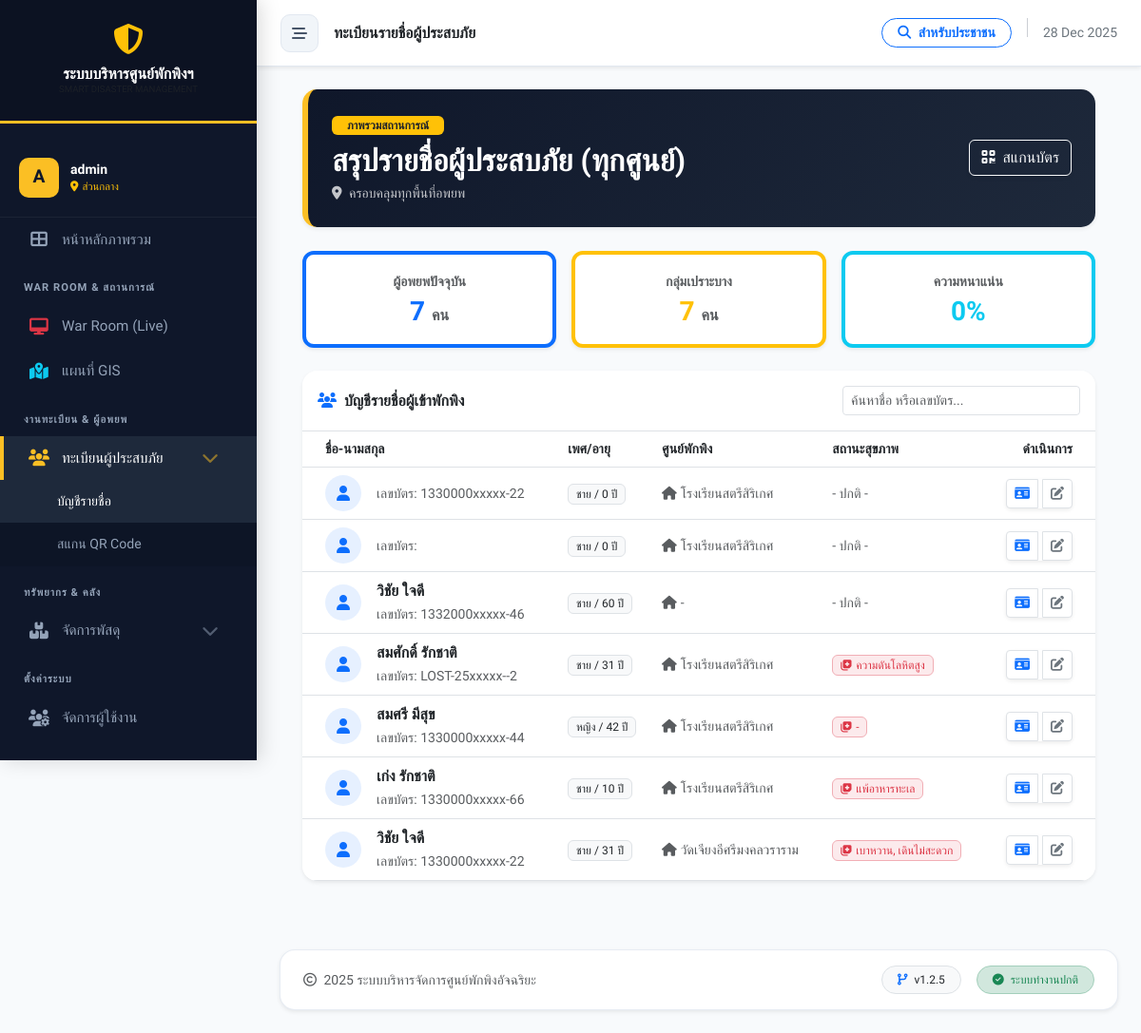
/evacuee_list.php (signed in), run on the app's committed database.
### tables this page shows
CREATE TABLE `evacuees` (
  `id` int(11) NOT NULL,
  `incident_id` int(11) NOT NULL,
  `shelter_id` int(11) DEFAULT NULL,
  `stay_type` enum('in_center','out_center') DEFAULT 'in_center',
  `stay_detail` text DEFAULT NULL COMMENT 'รายละเอียดที่พัก (กรณีพักนอกศูนย์)',
  `id_card` varchar(13) DEFAULT NULL COMMENT 'เลขบัตรประชาชน',
  `id_card_address` text DEFAULT NULL,
  `current_address` text DEFAULT NULL,
  `address_card` text DEFAULT NULL COMMENT 'ที่อยู่ตามบัตรประชาชน',
  `prefix` varchar(20) DEFAULT NULL,
  `first_name` varchar(100) NOT NULL,
  `last_name` varchar(100) NOT NULL,
  `phone` varchar(20) DEFAULT NULL,
  `address` text DEFAULT NULL,
  `health_status` varchar(100) DEFAULT 'Normal',
  `needs` text DEFAULT NULL,
  `gender` enum('male','female','other') DEFAULT NULL,
  `age` int(3) DEFAULT NULL,
  `health_condition` text DEFAULT NULL COMMENT 'โรคประจำตัว/ยาที่แพ้',
  `vulnerable_detail` varchar(255) DEFAULT NULL,
  `registered_by` int(11) DEFAULT NULL COMMENT 'ID เจ้าหน้าที่ที่ลงทะเบียนให้',
  `check_in_date` datetime NOT NULL DEFAULT current_timestamp(),
  `check_out_date` datetime DEFAULT NULL,
  `updated_at` datetime DEFAULT NULL ON UPDATE current_timestamp(),
  `created_at` datetime NOT NULL DEFAULT current_timestamp(),
  `triage_level` enum('green','yellow','red') DEFAULT 'green',
  `medical_condition` text DEFAULT NULL COMMENT 'อาการ/โรคประจำตัว',
  `drug_allergy` text DEFAULT NULL COMMENT 'ประวัติการแพ้ยา',
  `last_medical_check` datetime DEFAULT NULL,
  `id_card_no` varchar(20) DEFAULT NULL,
  `id_card_moo` varchar(10) DEFAULT NULL,
  `id_card_subdistrict` varchar(100) DEFAULT NULL,
  `id_card_district` varchar(100) DEFAULT NULL,
  `id_card_province` varchar(100) DEFAULT NULL,
  `id_card_zipcode` varchar(10) DEFAULT NULL,
  `current_no` varchar(20) DEFAULT NULL,
  `current_moo` varchar(10) DEFAULT NULL,
  `current_subdistrict` varchar(100) DEFAULT NULL,
  `current_district` varchar(100) DEFAULT NULL,
  `current_province` varchar(100) DEFAULT NULL,
  `current_zipcode` varchar(10) DEFAULT NULL,
  `id_type` enum('thai_id','passport','other','none') DEFAULT 'thai_id',
  `birth_date` date DEFAULT NULL,
  `religion` varchar(50) DEFAULT NULL,
  `occupation` varchar(100) DEFAULT NULL,
  `skills` text DEFAULT NULL,
  `dietary_restriction` varchar(255) DEFAULT NULL,
  `emergency_contact_name` varchar(255) DEFAULT NULL,
  `emergency_contact_phone` varchar(20) DEFAULT NULL,
  `family_code` varchar(50) DEFAULT NULL COMMENT 'รหัสกลุ่มครอบครัว',
  `is_family_head` tinyint(1) DEFAULT 0,
  `vulnerable_type` text DEFAULT NULL COMMENT 'เก็บข้อมูลแบบ comma-separated',
  `created_by` int(11) DEFAULT NULL
);

CREATE TABLE `shelters` (
  `id` int(11) NOT NULL,
  `incident_id` int(11) NOT NULL COMMENT 'ผูกกับเหตุการณ์ไหน',
  `name` varchar(200) NOT NULL COMMENT 'ชื่อศูนย์',
  `location` text NOT NULL COMMENT 'ที่ตั้ง',
  `district` varchar(100) DEFAULT NULL,
  `province` varchar(100) DEFAULT NULL,
  `latitude` decimal(10,8) DEFAULT NULL,
  `longitude` decimal(11,8) DEFAULT NULL,
  `capacity` int(11) NOT NULL DEFAULT 0 COMMENT 'ความจุสูงสุด',
  `contact_person` varchar(255) DEFAULT NULL,
  `contact_phone` varchar(20) DEFAULT NULL,
  `status` enum('open','full','closed') NOT NULL DEFAULT 'open',
  `last_updated` datetime DEFAULT NULL,
  `created_at` datetime DEFAULT current_timestamp()
);

### includes/functions.php (called while the page is built, shortened)
<?php
function maskIDCard($id_card) {
    if (strlen($id_card) < 13) return $id_card;
    return substr($id_card, 0, 7) . 'xxxxx-' . substr($id_card, 11, 2);
}

### evacuee_list.php (the view, shortened to what this page needs)
<?php
require_once 'config/db.php';
require_once 'includes/functions.php';
$role = $_SESSION['role'] ?? 'guest';
$sess_shelter_id = $_SESSION['shelter_id'] ?? 0;
$shelter_id = $_GET['shelter_id'] ?? '';
if (empty($shelter_id)) {
    $shelter_id = ($role === 'admin') ? 'all' : ($sess_shelter_id ?: 'all');
}
$page = isset($_GET['page']) ? (int)$_GET['page'] : 1;
$limit = 20;
$offset = ($page - 1) * $limit;
try {
    if ($shelter_id === 'all') {
        $shelter = [
            'id' => 'all',
            'name' => 'สรุปรายชื่อผู้ประสบภัย (ทุกศูนย์)',
            'incident_name' => 'ภาพรวมสถานการณ์',
            'location' => 'ครอบคลุมทุกพื้นที่อพยพ',
            'contact_phone' => 'สายด่วน 1784',
            'capacity' => 0
        ];
        $res_cap = $conn->query("SELECT SUM(capacity) as total_cap FROM shelters");
        $row_cap = $res_cap->fetch_assoc();
        $shelter['capacity'] = $row_cap['total_cap'] ?: 0;
        $sql_count = "SELECT COUNT(*) as total FROM evacuees WHERE check_out_date IS NULL";
        $total_records = $conn->query($sql_count)->fetch_assoc()['total'];
        $sql_list = "SELECT e.*, s.name as shelter_name
                     FROM evacuees e
                     LEFT JOIN shelters s ON e.shelter_id = s.id
                     WHERE e.check_out_date IS NULL
                     ORDER BY e.created_at DESC LIMIT ?, ?";
        $stmt = $conn->prepare($sql_list);
        $stmt->bind_param("ii", $offset, $limit);
    }
    $stmt->execute();
    $evacuees = $stmt->get_result()->fetch_all(MYSQLI_ASSOC);
    $where_vun = ($shelter_id === 'all') ? "WHERE check_out_date IS NULL" : "WHERE shelter_id = " . (int)$shelter_id . " AND check_out_date IS NULL";
    $sql_vun = "SELECT COUNT(*) as v_count FROM evacuees $where_vun AND (age < 15 OR age >= 60 OR (health_condition != '' AND health_condition IS NOT NULL))";
    $vulnerable_count = $conn->query($sql_vun)->fetch_assoc()['v_count'];
} catch (Exception $e) {
    error_log($e->getMessage());
    die("<div class='container mt-5 alert alert-danger'>เกิดข้อผิดพลาดในการเชื่อมต่อข้อมูล: " . $e->getMessage() . "</div>");
}
include 'includes/header.php';
?>
<div class="container-fluid px-4">
    <div class="shelter-header shadow-sm">
        <div class="row align-items-center">
            <div class="col-md-7">
                <span class="badge bg-warning text-dark mb-2 px-3"><?php echo htmlspecialchars($shelter['incident_name']); ?></span>
                <h2 class="fw-bold mb-1"><?php echo htmlspecialchars($shelter['name']); ?></h2>
                <div class="opacity-75 small">
                    <i class="fas fa-map-marker-alt me-1"></i> <?php echo htmlspecialchars($shelter['location']); ?>
                </div>
            </div>
            <div class="col-md-5 text-md-end mt-3 mt-md-0">
                <div class="btn-group shadow-sm">
                    <a href="qr_scanner.php" class="btn btn-outline-light"><i class="fas fa-qrcode me-2"></i>สแกนบัตร</a>
                </div>
            </div>
        </div>
    </div>
    <div class="row g-3 mb-4">
        <div class="col-md-4">
            <div class="stat-mini-card border-bottom border-primary border-4 shadow-sm">
                <div class="text-muted small text-uppercase fw-bold mb-1">ผู้อพยพปัจจุบัน</div>
                <div class="h3 fw-bold mb-0 text-primary"><?php echo number_format($total_records); ?> <small class="fs-6 text-muted">คน</small></div>
            </div>
        </div>
        <div class="col-md-4">
            <div class="stat-mini-card border-bottom border-warning border-4 shadow-sm">
                <div class="text-muted small text-uppercase fw-bold mb-1">กลุ่มเปราะบาง</div>
                <div class="h3 fw-bold mb-0 text-warning"><?php echo number_format($vulnerable_count); ?> <small class="fs-6 text-muted">คน</small></div>
            </div>
        </div>
        <div class="col-md-4">
            <div class="stat-mini-card border-bottom border-info border-4 shadow-sm">
                <div class="text-muted small text-uppercase fw-bold mb-1">ความหนาแน่น</div>
                <?php $occ = ($shelter['capacity'] > 0) ? ($total_records / $shelter['capacity']) * 100 : 0; ?>
                <div class="h3 fw-bold mb-0 text-info"><?php echo round($occ, 1); ?>%</div>
            </div>
        </div>
    </div>
    <div class="card border-0 shadow-sm rounded-4 overflow-hidden mb-5">
        <div class="card-header bg-white py-3 border-bottom d-flex justify-content-between align-items-center">
            <h6 class="mb-0 fw-bold"><i class="fas fa-users me-2 text-primary"></i>บัญชีรายชื่อผู้เข้าพักพิง</h6>
            <input type="text" id="tableSearch" class="form-control form-control-sm" style="width: 250px;" placeholder="ค้นหาชื่อ หรือเลขบัตร..." onkeyup="filterTable()">
        </div>
        <div class="card-body p-0">
            <div class="table-responsive">
                <table class="table table-hover align-middle mb-0" id="evacueeTable">
                    <thead class="bg-light small text-muted text-uppercase">
                        <tr>
                            <th class="ps-4">ชื่อ-นามสกุล</th>
                            <th>เพศ/อายุ</th>
                            <?php if($shelter_id === 'all'): ?><th>ศูนย์พักพิง</th><?php endif; ?>
                            <th>สถานะสุขภาพ</th>
                            <th class="text-end pe-4">ดำเนินการ</th>
                        </tr>
                    </thead>
                    <tbody>
                        <?php if(!empty($evacuees)): ?>
                            <?php foreach($evacuees as $row): ?>
                            <tr>
                                <td class="ps-4">
                                    <div class="d-flex align-items-center">
                                        <div class="bg-primary bg-opacity-10 text-primary rounded-circle d-flex align-items-center justify-content-center me-3" style="width: 38px; height: 38px;">
                                            <i class="fas fa-user"></i>
                                        </div>
                                        <div>
                                            <div class="fw-bold text-dark"><?php echo htmlspecialchars($row['first_name'] . ' ' . $row['last_name']); ?></div>
                                            <small class="text-muted">เลขบัตร: <?php echo maskIDCard($row['id_card']); ?></small>
                                        </div>
                                    </div>
                                </td>
                                <td>
                                    <span class="badge bg-light text-dark border fw-normal">
                                        <?php echo ($row['gender'] == 'male' ? 'ชาย' : 'หญิง'); ?> / <?php echo $row['age']; ?> ปี
                                    </span>
                                </td>
                                <?php if($shelter_id === 'all'): ?>
                                    <td><span class="text-muted small"><i class="fas fa-home me-1"></i><?php echo htmlspecialchars($row['shelter_name'] ?? '-'); ?></span></td>
                                <?php endif; ?>
                                <td>
                                    <?php if(!empty($row['health_condition'])): ?>
                                        <span class="badge bg-danger bg-opacity-10 text-danger border border-danger-subtle fw-normal">
                                            <i class="fas fa-notes-medical me-1"></i><?php echo htmlspecialchars($row['health_condition']); ?>
                                        </span>
                                    <?php else: ?>
                                        <span class="text-muted small">- ปกติ -</span>
                                    <?php endif; ?>
                                </td>
                                <td class="text-end pe-4">
                                    <div class="btn-group shadow-sm">
                                        <a href="evacuee_card.php?id=<?php echo $row['id']; ?>" class="btn btn-sm btn-white border" title="ดูบัตร"><i class="fas fa-id-card text-primary"></i></a>
                                        <a href="evacuee_form.php?id=<?php echo $row['id']; ?>&mode=edit" class="btn btn-sm btn-white border ms-1" title="แก้ไข"><i class="fas fa-edit text-secondary"></i></a>
                                    </div>
                                </td>
                            </tr>
                            <?php endforeach; ?>
                        <?php else: ?>
                            <tr>
                                <td colspan="5" class="text-center py-5 text-muted">ไม่พบข้อมูลผู้เข้าพักพิง</td>
                            </tr>
                        <?php endif; ?>
                    </tbody>
                </table>
            </div>
        </div>
    </div>
</div>
<?php include 'includes/footer.php'; ?>

### assets/css/style.css (style rules this page uses)
:root { --sidebar-width: 280px; --sidebar-collapsed-width: 0px; --primary-color: #2563eb; --primary-dark: #1e40af; --bg-color: #f8fafc; --sidebar-bg: #0f172a; --text-color: #334155; --transition-speed: 0.3s; }
body { font-family: 'Sarabun', sans-serif; background-color: var(--bg-color); color: var(--text-color); overflow-x: hidden; }

### includes/header.php (style rules this page uses)
:root { --sidebar-width: 270px; --nav-bg: #0f172a; --nav-hover: #1e293b; --active-gold: #fbbf24; --text-main: #f1f5f9; --text-muted: #94a3b8; --body-bg: #f8fafc; }
body { font-family: 'Prompt', sans-serif; background-color: var(--body-bg); color: #334155; overflow-x: hidden; }

### evacuee_list.php (style rules this page uses)
.shelter-header { background: linear-gradient(135deg, #0f172a 0%, #1e293b 100%); color: white; padding: 25px; border-radius: 15px; margin-bottom: 25px; border-left: 6px solid #fbbf24; }
.stat-mini-card { background: white; border: 1px solid #e2e8f0; border-radius: 12px; padding: 18px; text-align: center; }

### data on the page
evacuees: id_card "1330000xxxxx-22", gender "ชาย", age "0", shelter.name "โรงเรียนสตรีสิริเกศ", shows "- ปกติ -"
evacuees: gender "ชาย", age "0", shelter.name "โรงเรียนสตรีสิริเกศ", shows "- ปกติ -"
evacuees: first_name+last_name "วิชัย ใจดี", id_card "1332000xxxxx-46", gender "ชาย", age "60", shelter_name "-", health_condition "- ปกติ -"
evacuees: first_name+last_name "สมศักดิ์ รักชาติ", id_card "LOST-25xxxxx--2", gender "ชาย", age "31", shelter.name "โรงเรียนสตรีสิริเกศ", health_condition "ความดันโลหิตสูง"
evacuees: first_name+last_name "สมศรี มีสุข", id_card "1330000xxxxx-44", gender "หญิง", age "42", shelter.name "โรงเรียนสตรีสิริเกศ", health_condition "-"
evacuees: first_name+last_name "เก่ง รักชาติ", id_card "1330000xxxxx-66", gender "ชาย", age "10", shelter.name "โรงเรียนสตรีสิริเกศ", health_condition "แพ้อาหารทะเล"
evacuees: first_name+last_name "วิชัย ใจดี", id_card "1330000xxxxx-22", gender "ชาย", age "31", shelter.name "วัดเจียงอีศรีมงคลวราราม", health_condition "เบาหวาน, เดินไม่สะดวก"

### other printed values
substr($_SESSION['username'] ?? 'U', 0, 1) "A"
$_SESSION['username'] "admin"
$user_shelter_name ?: 'ส่วนกลาง' "ส่วนกลาง"
$shelter['incident_name'] "ภาพรวมสถานการณ์"
$shelter['name'] "สรุปรายชื่อผู้ประสบภัย (ทุกศูนย์)"
$shelter['location'] "ครอบคลุมทุกพื้นที่อพยพ"
$total_records "7"
$vulnerable_count "7"
$occ "0"
